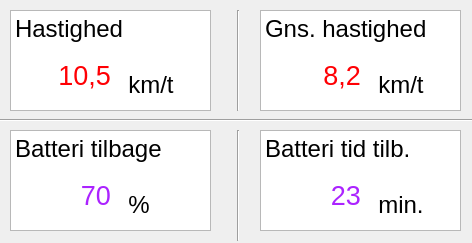
<?xml version="1.0" encoding="UTF-8"?>
<ui version="4.0">
 <class>BoardIT</class>
 <widget class="QMainWindow" name="BoardIT">
  <property name="geometry">
   <rect>
    <x>0</x>
    <y>0</y>
    <width>472</width>
    <height>243</height>
   </rect>
  </property>
  <property name="windowTitle">
   <string>BoardIT</string>
  </property>
  <widget class="QWidget" name="centralWidget">
   <widget class="QTextBrowser" name="textBrowser_3">
    <property name="geometry">
     <rect>
      <x>10</x>
      <y>130</y>
      <width>201</width>
      <height>101</height>
     </rect>
    </property>
    <property name="frameShadow">
     <enum>QFrame::Plain</enum>
    </property>
    <property name="lineWidth">
     <number>0</number>
    </property>
    <property name="html">
     <string>&lt;!DOCTYPE HTML PUBLIC &quot;-//W3C//DTD HTML 4.0//EN&quot; &quot;http://www.w3.org/TR/REC-html40/strict.dtd&quot;&gt;
&lt;html&gt;&lt;head&gt;&lt;meta name=&quot;qrichtext&quot; content=&quot;1&quot; /&gt;&lt;style type=&quot;text/css&quot;&gt;
p, li { white-space: pre-wrap; }
&lt;/style&gt;&lt;/head&gt;&lt;body style=&quot; font-family:'Sans Serif'; font-size:9pt; font-weight:400; font-style:normal;&quot;&gt;
&lt;p style=&quot; margin-top:0px; margin-bottom:0px; margin-left:0px; margin-right:0px; -qt-block-indent:0; text-indent:0px;&quot;&gt;&lt;span style=&quot; font-size:18pt;&quot;&gt;Batteri tilbage&lt;/span&gt;&lt;/p&gt;
&lt;p style=&quot;-qt-paragraph-type:empty; margin-top:0px; margin-bottom:0px; margin-left:0px; margin-right:0px; -qt-block-indent:0; text-indent:0px; font-size:18pt;&quot;&gt;&lt;br /&gt;&lt;/p&gt;
&lt;p style=&quot; margin-top:0px; margin-bottom:0px; margin-left:0px; margin-right:0px; -qt-block-indent:0; text-indent:0px;&quot;&gt;&lt;span style=&quot; font-size:18pt;&quot;&gt;	     %&lt;/span&gt;&lt;/p&gt;&lt;/body&gt;&lt;/html&gt;</string>
    </property>
   </widget>
   <widget class="QLabel" name="label_3">
    <property name="geometry">
     <rect>
      <x>30</x>
      <y>170</y>
      <width>81</width>
      <height>51</height>
     </rect>
    </property>
    <property name="text">
     <string>&lt;html&gt;&lt;head/&gt;&lt;body&gt;&lt;p align=&quot;right&quot;&gt;&lt;span style=&quot; font-size:20pt; color:#ab23ff;&quot;&gt;70&lt;/span&gt;&lt;/p&gt;&lt;/body&gt;&lt;/html&gt;</string>
    </property>
   </widget>
   <widget class="Line" name="line">
    <property name="geometry">
     <rect>
      <x>0</x>
      <y>110</y>
      <width>481</width>
      <height>20</height>
     </rect>
    </property>
    <property name="orientation">
     <enum>Qt::Horizontal</enum>
    </property>
   </widget>
   <widget class="QLabel" name="label">
    <property name="geometry">
     <rect>
      <x>20</x>
      <y>50</y>
      <width>91</width>
      <height>51</height>
     </rect>
    </property>
    <property name="text">
     <string>&lt;html&gt;&lt;head/&gt;&lt;body&gt;&lt;p align=&quot;right&quot;&gt;&lt;span style=&quot; font-size:20pt; color:#ff0004;&quot;&gt;10,5&lt;/span&gt;&lt;/p&gt;&lt;/body&gt;&lt;/html&gt;</string>
    </property>
   </widget>
   <widget class="QTextBrowser" name="textBrowser_4">
    <property name="geometry">
     <rect>
      <x>10</x>
      <y>10</y>
      <width>201</width>
      <height>101</height>
     </rect>
    </property>
    <property name="frameShadow">
     <enum>QFrame::Plain</enum>
    </property>
    <property name="lineWidth">
     <number>0</number>
    </property>
    <property name="html">
     <string>&lt;!DOCTYPE HTML PUBLIC &quot;-//W3C//DTD HTML 4.0//EN&quot; &quot;http://www.w3.org/TR/REC-html40/strict.dtd&quot;&gt;
&lt;html&gt;&lt;head&gt;&lt;meta name=&quot;qrichtext&quot; content=&quot;1&quot; /&gt;&lt;style type=&quot;text/css&quot;&gt;
p, li { white-space: pre-wrap; }
&lt;/style&gt;&lt;/head&gt;&lt;body style=&quot; font-family:'Sans Serif'; font-size:9pt; font-weight:400; font-style:normal;&quot;&gt;
&lt;p style=&quot; margin-top:0px; margin-bottom:0px; margin-left:0px; margin-right:0px; -qt-block-indent:0; text-indent:0px;&quot;&gt;&lt;span style=&quot; font-size:18pt;&quot;&gt;Hastighed&lt;/span&gt;&lt;/p&gt;
&lt;p style=&quot;-qt-paragraph-type:empty; margin-top:0px; margin-bottom:0px; margin-left:0px; margin-right:0px; -qt-block-indent:0; text-indent:0px; font-size:18pt;&quot;&gt;&lt;br /&gt;&lt;/p&gt;
&lt;p style=&quot; margin-top:0px; margin-bottom:0px; margin-left:0px; margin-right:0px; -qt-block-indent:0; text-indent:0px;&quot;&gt;&lt;span style=&quot; font-size:18pt;&quot;&gt;	     km/t&lt;/span&gt;&lt;/p&gt;&lt;/body&gt;&lt;/html&gt;</string>
    </property>
   </widget>
   <widget class="QTextBrowser" name="textBrowser_2">
    <property name="geometry">
     <rect>
      <x>260</x>
      <y>130</y>
      <width>201</width>
      <height>101</height>
     </rect>
    </property>
    <property name="frameShadow">
     <enum>QFrame::Plain</enum>
    </property>
    <property name="lineWidth">
     <number>0</number>
    </property>
    <property name="html">
     <string>&lt;!DOCTYPE HTML PUBLIC &quot;-//W3C//DTD HTML 4.0//EN&quot; &quot;http://www.w3.org/TR/REC-html40/strict.dtd&quot;&gt;
&lt;html&gt;&lt;head&gt;&lt;meta name=&quot;qrichtext&quot; content=&quot;1&quot; /&gt;&lt;style type=&quot;text/css&quot;&gt;
p, li { white-space: pre-wrap; }
&lt;/style&gt;&lt;/head&gt;&lt;body style=&quot; font-family:'Sans Serif'; font-size:9pt; font-weight:400; font-style:normal;&quot;&gt;
&lt;p style=&quot; margin-top:0px; margin-bottom:0px; margin-left:0px; margin-right:0px; -qt-block-indent:0; text-indent:0px;&quot;&gt;&lt;span style=&quot; font-size:18pt;&quot;&gt;Batteri tid tilb.&lt;/span&gt;&lt;/p&gt;
&lt;p style=&quot;-qt-paragraph-type:empty; margin-top:0px; margin-bottom:0px; margin-left:0px; margin-right:0px; -qt-block-indent:0; text-indent:0px; font-size:18pt;&quot;&gt;&lt;br /&gt;&lt;/p&gt;
&lt;p style=&quot; margin-top:0px; margin-bottom:0px; margin-left:0px; margin-right:0px; -qt-block-indent:0; text-indent:0px;&quot;&gt;&lt;span style=&quot; font-size:18pt;&quot;&gt;	     min.&lt;/span&gt;&lt;/p&gt;&lt;/body&gt;&lt;/html&gt;</string>
    </property>
   </widget>
   <widget class="QLabel" name="label_2">
    <property name="geometry">
     <rect>
      <x>270</x>
      <y>50</y>
      <width>91</width>
      <height>51</height>
     </rect>
    </property>
    <property name="text">
     <string>&lt;html&gt;&lt;head/&gt;&lt;body&gt;&lt;p align=&quot;right&quot;&gt;&lt;span style=&quot; font-size:20pt; color:#ff0004;&quot;&gt;8,2&lt;/span&gt;&lt;/p&gt;&lt;/body&gt;&lt;/html&gt;</string>
    </property>
   </widget>
   <widget class="Line" name="line_2">
    <property name="geometry">
     <rect>
      <x>230</x>
      <y>130</y>
      <width>16</width>
      <height>111</height>
     </rect>
    </property>
    <property name="orientation">
     <enum>Qt::Vertical</enum>
    </property>
   </widget>
   <widget class="Line" name="line_3">
    <property name="geometry">
     <rect>
      <x>230</x>
      <y>10</y>
      <width>16</width>
      <height>101</height>
     </rect>
    </property>
    <property name="orientation">
     <enum>Qt::Vertical</enum>
    </property>
   </widget>
   <widget class="QTextBrowser" name="textBrowser">
    <property name="geometry">
     <rect>
      <x>260</x>
      <y>10</y>
      <width>201</width>
      <height>101</height>
     </rect>
    </property>
    <property name="frameShadow">
     <enum>QFrame::Plain</enum>
    </property>
    <property name="lineWidth">
     <number>0</number>
    </property>
    <property name="html">
     <string>&lt;!DOCTYPE HTML PUBLIC &quot;-//W3C//DTD HTML 4.0//EN&quot; &quot;http://www.w3.org/TR/REC-html40/strict.dtd&quot;&gt;
&lt;html&gt;&lt;head&gt;&lt;meta name=&quot;qrichtext&quot; content=&quot;1&quot; /&gt;&lt;style type=&quot;text/css&quot;&gt;
p, li { white-space: pre-wrap; }
&lt;/style&gt;&lt;/head&gt;&lt;body style=&quot; font-family:'Sans Serif'; font-size:9pt; font-weight:400; font-style:normal;&quot;&gt;
&lt;p style=&quot; margin-top:0px; margin-bottom:0px; margin-left:0px; margin-right:0px; -qt-block-indent:0; text-indent:0px;&quot;&gt;&lt;span style=&quot; font-size:18pt;&quot;&gt;Gns. hastighed&lt;/span&gt;&lt;/p&gt;
&lt;p style=&quot;-qt-paragraph-type:empty; margin-top:0px; margin-bottom:0px; margin-left:0px; margin-right:0px; -qt-block-indent:0; text-indent:0px; font-size:18pt;&quot;&gt;&lt;br /&gt;&lt;/p&gt;
&lt;p style=&quot; margin-top:0px; margin-bottom:0px; margin-left:0px; margin-right:0px; -qt-block-indent:0; text-indent:0px;&quot;&gt;&lt;span style=&quot; font-size:18pt;&quot;&gt;	     km/t&lt;/span&gt;&lt;/p&gt;&lt;/body&gt;&lt;/html&gt;</string>
    </property>
   </widget>
   <widget class="QLabel" name="label_4">
    <property name="geometry">
     <rect>
      <x>270</x>
      <y>170</y>
      <width>91</width>
      <height>51</height>
     </rect>
    </property>
    <property name="text">
     <string>&lt;html&gt;&lt;head/&gt;&lt;body&gt;&lt;p align=&quot;right&quot;&gt;&lt;span style=&quot; font-size:20pt; color:#ab23ff;&quot;&gt;23&lt;/span&gt;&lt;/p&gt;&lt;/body&gt;&lt;/html&gt;</string>
    </property>
   </widget>
   <zorder>textBrowser_3</zorder>
   <zorder>label_3</zorder>
   <zorder>line</zorder>
   <zorder>textBrowser_4</zorder>
   <zorder>textBrowser_2</zorder>
   <zorder>line_2</zorder>
   <zorder>line_3</zorder>
   <zorder>textBrowser</zorder>
   <zorder>label_4</zorder>
   <zorder>label_2</zorder>
   <zorder>label</zorder>
  </widget>
 </widget>
 <layoutdefault spacing="6" margin="11"/>
 <resources/>
 <connections/>
</ui>
